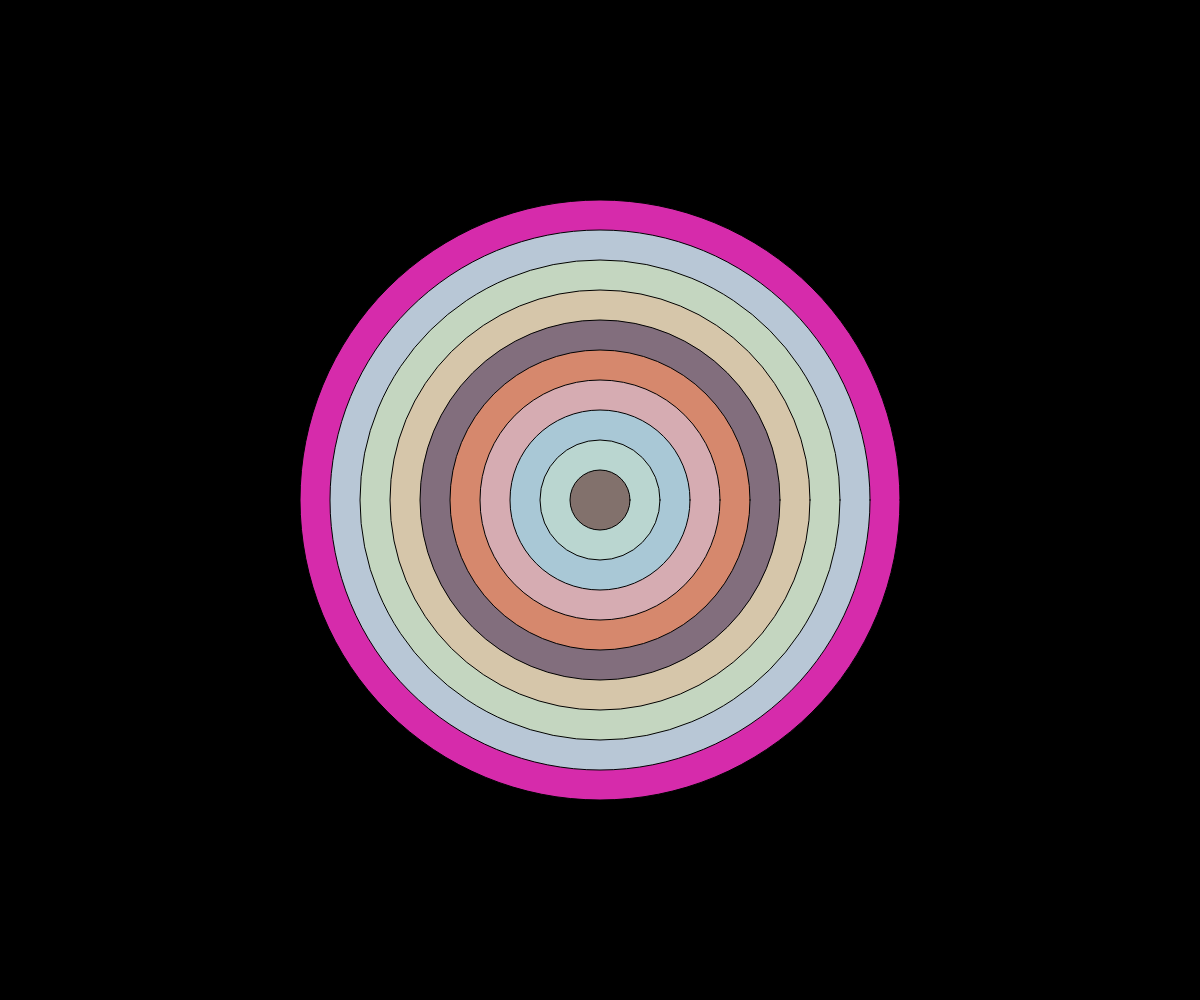
Frame 1 (no input)
Frame 60 (no input): identical to frame 1, image omitted
Frame 120 (the mouse pressed at the canvas centre since frame 60): identical to frame 1, image omitted

The p5.js sketch that drew this single still picture (run headless with seeded random() and noise() and a simulated clock; from frame 60 on, the mouse is pressed at the canvas centre):

// p5.js sketch
// ── sketch.js
let x,y,d;
let colorPalette = ['#D62BAB','#B8C7D6', '#C4D6C0','#D6C6AA','#826E7D','#D6886D','#D6ACB2','#A9C8D6','#BAD6D0','#82716C'];
let numCircles;
let spacing;
function setup() {
  // Create a canvas that fills the entire browser window
  createCanvas(windowWidth, windowHeight);

  x= width/2;
  y=height/2;
  d=width/2;
  numCircles = 10;
  spacing=d/numCircles
}

function draw() {
  // Set background to black
  background(0);
  d=width/2;
for( i = 0; i<numCircles;i++)
{
 fill(colorPalette[i])
 circle(x,y,d);
 d=d-spacing;
}

  
}
